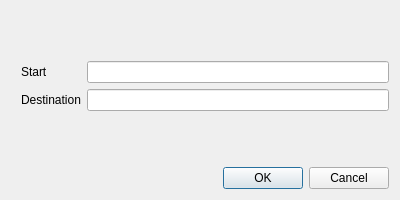
<?xml version="1.0" encoding="UTF-8"?>
<ui version="4.0">
 <class>WayFinder</class>
 <widget class="QDialog" name="WayFinder">
  <property name="geometry">
   <rect>
    <x>0</x>
    <y>0</y>
    <width>400</width>
    <height>200</height>
   </rect>
  </property>
  <property name="windowTitle">
   <string>Way Finder</string>
  </property>
  <layout class="QHBoxLayout" name="horizontalLayout">
   <item>
    <layout class="QFormLayout" name="formLayout">
     <property name="leftMargin">
      <number>10</number>
     </property>
     <item row="1" column="0">
      <widget class="QLabel" name="startLabel">
       <property name="text">
        <string>Start</string>
       </property>
      </widget>
     </item>
     <item row="1" column="1">
      <widget class="QLineEdit" name="startLineEdit"/>
     </item>
     <item row="2" column="0">
      <widget class="QLabel" name="destinationLabel">
       <property name="text">
        <string>Destination</string>
       </property>
      </widget>
     </item>
     <item row="4" column="1">
      <widget class="QDialogButtonBox" name="buttonBox">
       <property name="orientation">
        <enum>Qt::Horizontal</enum>
       </property>
       <property name="standardButtons">
        <set>QDialogButtonBox::Cancel|QDialogButtonBox::Ok</set>
       </property>
      </widget>
     </item>
     <item row="2" column="1">
      <widget class="QLineEdit" name="destinationLineEdit"/>
     </item>
     <item row="3" column="1">
      <spacer name="verticalSpacer">
       <property name="orientation">
        <enum>Qt::Vertical</enum>
       </property>
       <property name="sizeHint" stdset="0">
        <size>
         <width>20</width>
         <height>40</height>
        </size>
       </property>
      </spacer>
     </item>
     <item row="0" column="1">
      <spacer name="verticalSpacer_2">
       <property name="orientation">
        <enum>Qt::Vertical</enum>
       </property>
       <property name="sizeHint" stdset="0">
        <size>
         <width>20</width>
         <height>40</height>
        </size>
       </property>
      </spacer>
     </item>
    </layout>
   </item>
  </layout>
 </widget>
 <tabstops>
  <tabstop>startLineEdit</tabstop>
  <tabstop>destinationLineEdit</tabstop>
 </tabstops>
 <resources/>
 <connections>
  <connection>
   <sender>buttonBox</sender>
   <signal>rejected()</signal>
   <receiver>WayFinder</receiver>
   <slot>reject()</slot>
   <hints>
    <hint type="sourcelabel">
     <x>376</x>
     <y>185</y>
    </hint>
    <hint type="destinationlabel">
     <x>286</x>
     <y>199</y>
    </hint>
   </hints>
  </connection>
  <connection>
   <sender>buttonBox</sender>
   <signal>accepted()</signal>
   <receiver>WayFinder</receiver>
   <slot>accept()</slot>
   <hints>
    <hint type="sourcelabel">
     <x>308</x>
     <y>179</y>
    </hint>
    <hint type="destinationlabel">
     <x>157</x>
     <y>199</y>
    </hint>
   </hints>
  </connection>
 </connections>
</ui>
